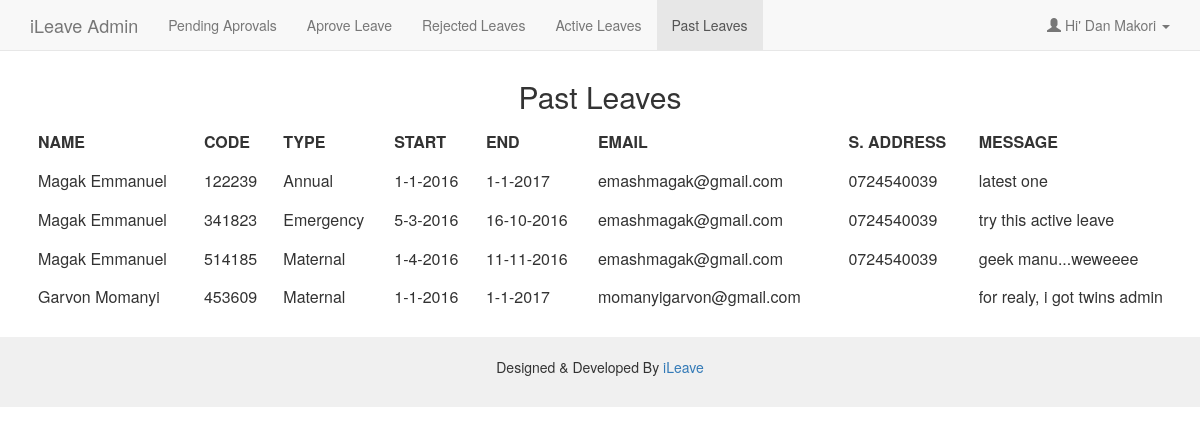
The app's page /admin/past.php (signed in) with its own data.
### tables this page shows
CREATE TABLE IF NOT EXISTS `leaves` (
`id` int(5) NOT NULL,
  `rand` varchar(150) NOT NULL,
  `email` varchar(50) NOT NULL,
  `type` varchar(20) NOT NULL,
  `sday` varchar(20) NOT NULL,
  `smon` varchar(20) NOT NULL,
  `syear` varchar(20) NOT NULL,
  `zday` varchar(20) NOT NULL,
  `zmon` varchar(20) NOT NULL,
  `zyear` varchar(20) NOT NULL,
  `message` varchar(500) NOT NULL,
  `aprove` varchar(20) NOT NULL,
  `ended` varchar(10) NOT NULL
);

CREATE TABLE IF NOT EXISTS `users` (
`id` int(5) NOT NULL,
  `name` varchar(100) NOT NULL,
  `email` varchar(50) NOT NULL,
  `payroll` varchar(50) NOT NULL,
  `password` varchar(500) NOT NULL,
  `phone` varchar(20) NOT NULL,
  `photo` varchar(500) NOT NULL,
  `phone_2` varchar(50) NOT NULL,
  `gender` varchar(10) NOT NULL
);

### admin/past.php (the view, shortened to what this page needs)
<?php
include '../db.php';
$query3 = $MySQLi_CON->query("SELECT * FROM admin WHERE email='$_SESSION[adminSession]'");
          $row=$query3->fetch_array();
$sql = "SELECT * FROM leaves WHERE aprove='ACCEPT' AND ended='STOP'  ORDER BY id DESC";
$result = mysqli_query($MySQLi_CON,$sql) or die (mysqli_error());
?>
<!DOCTYPE html PUBLIC >
<html xmlns="http://www.w3.org/1999/xhtml">
<head>
    <link href="../css/ileave.css" rel="stylesheet" type="text/css" />
     <link href="../css/" rel="stylesheet">
    <link href="../css/bootstrap.min.css" rel="stylesheet" type="text/css" />
     <link href="../font/css/font-awesome-animation.css" rel="stylesheet" />
      <link href="../font-awesome/css/font-awesome.min.css" rel="stylesheet" type="text/css">
</head>
<body>
<nav class="navbar navbar-default navbar-fixed-top">
      <div class="container">
        <div class="navbar-header">
          <a class="navbar-brand" href="#">iLeave Admin</a>
        </div>
        <div id="navbar" class="navbar-collapse collapse">
          <ul class="nav navbar-nav">
            <li ><a href="admin">Pending Aprovals</a></li>
            <li><a href="approve">Aprove Leave</a></li>
             <li><a href="reject">Rejected  Leaves</a></li>
            <li><a href="active">Active Leaves</a></li>
            <li  class="active"><a href="past">Past Leaves</a></li>
          </ul>
          <ul class="nav navbar-nav navbar-right">
            <li class="dropdown">
              <a href="#" class="dropdown-toggle" data-toggle="dropdown" role="button" aria-haspopup="true" aria-expanded="false">
			  <span class="glyphicon glyphicon-user"></span>&nbsp;Hi' <?php echo $row['name']; ?>&nbsp;<span class="caret"></span></a>
            </li>
          </ul>
        </div>
      </div>
    </nav>
  <div class="container"><br><br><br>
    <h2 class="text-center">Past Leaves</h2>
  </div>
          <div class="container-fluid" id="results">
              <div class="col-md-11" id="results1">
                  <div class="container">
                  <div class="row">
                  <table class="table  table-borderless table-responsive">
                     <thead class="panel-title ">
                      <tr>
                        <td> <b>NAME</b> </td>
                        <td> <b>CODE </b> </td>
                        <td> <b>TYPE </b> </td>
                        <td> <b>START </b> </td>
                        <td> <b>END </b> </td>
                        <td> <b>EMAIL </b> </td>
                        <td> <b>S. ADDRESS </b> </td>
                         <td> <b>MESSAGE </b> </td>
                      </tr>
                    </thead>
                    <tbody>
                      <?php
                        while($leaves = mysqli_fetch_array($result)){
                         $email = $leaves['email'];
                          $query2 = $MySQLi_CON->query("SELECT * FROM users WHERE email='$email'");
                               $row=$query2->fetch_array();
                          echo "<tr>";
                            echo "<td>".$row['name']. "</td>";
                            echo "<td>".$leaves['rand']."</td>";
                            echo "<td>".$leaves['type']."</td>";
                            echo "<td>".$leaves['sday']. "-".$leaves['smon']."-" .$leaves['syear']."</td>";
                             echo "<td>".$leaves['zday']. "-".$leaves['zmon']."-" .$leaves['zyear']."</td>";
                             echo "<td>".$leaves['email']."</td>";
                             echo "<td>".$row['phone_2']."</td>";
                             echo "<td>".$leaves['message']."</td>";
                          echo "</tr>";
                        }
                      ?>
                    </tbody>
                  </table>
                </div>
                </div>
              </div>
          </div>
          <div class="footer-bottom ">
          <div class="container" style="background-color: f0f0f0; width: 100%; padding: 20px; text-align: center;">
            <div class="row">
            <div class="col-md-12">
              <p>Designed & Developed By <a rel="nofollow" href="#"><span class="aps">iLeave</span></a></p>
            </div>
            </div>
          </div>
          </div>
</body>
</html>

### css/ileave.css (style rules this page uses)
.table-borderless td, .table-borderless th { border:0!important; }

### records on screen
leaves: users.name "Magak Emmanuel", rand "122239", type "Annual", sday "1", smon "1", syear "2016", zday "1", zmon "1", zyear "2017", email "emashmagak@gmail.com", users.phone_2 "0724540039", message "latest one"
leaves: users.name "Magak Emmanuel", rand "341823", type "Emergency", sday "5", smon "3", syear "2016", zday "16", zmon "10", zyear "2016", email "emashmagak@gmail.com", users.phone_2 "0724540039", message "try this active leave"
leaves: users.name "Magak Emmanuel", rand "514185", type "Maternal", sday "1", smon "4", syear "2016", zday "11", zmon "11", zyear "2016", email "emashmagak@gmail.com", users.phone_2 "0724540039", message "geek manu...weweeee"
leaves: users.name "Garvon Momanyi", rand "453609", type "Maternal", sday "1", smon "1", syear "2016", zday "1", zmon "1", zyear "2017", email "momanyigarvon@gmail.com", message "for realy, i got twins admin"

### other values on screen
$row['name'] "Dan Makori"
